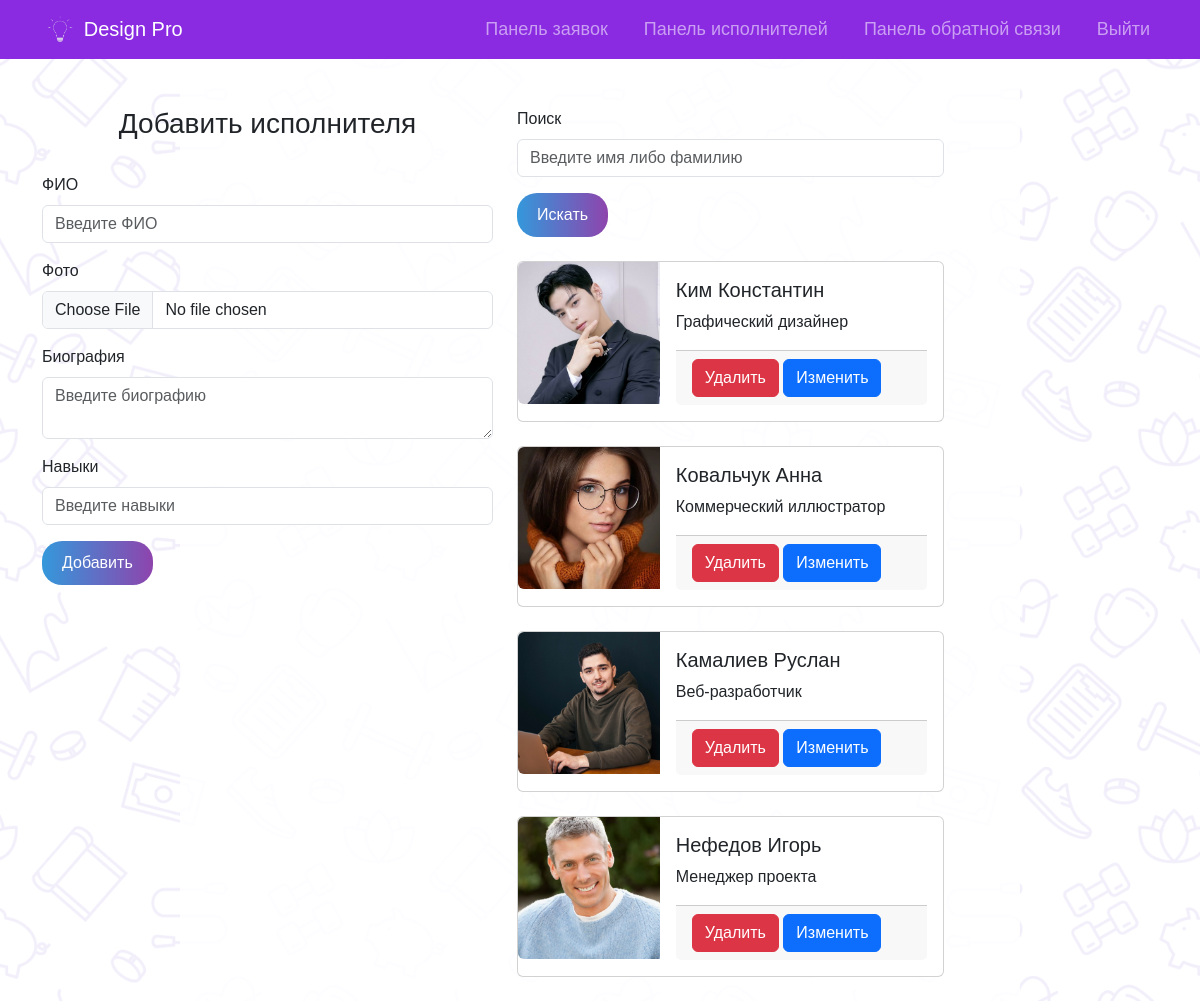
/manager/executors/, run on the app's committed database.
### web/models.py (models this page shows, shortened)
class Executor(models.Model):
    fullname = models.CharField(max_length=100)
    photo = models.FileField(upload_to='photo/')
    bio = models.TextField()
    skills = models.CharField(max_length=255)
    class Meta:
        verbose_name_plural = 'Исполнитель'

### web/views.py (the view)
# urls.py: path('manager/executors/', executors, name='executors'),
def executors(request):
    execs = Executor.objects.all()
    if 'search' in request.GET:
        search_query = request.GET.get('search')
        execs = execs.filter(Q(fullname__icontains=search_query))
    if request.method == 'POST':
        form = ExecutorForm(request.POST, request.FILES)
        if form.is_valid():
            form.save()
            return redirect('executors')
    else:
        form = ExecutorForm()
    return render(request, 'executors.html', {'execs': execs, 'form': form})

### web/forms.py
class ExecutorForm(forms.ModelForm):
    class Meta:
        model = Executor
        fields = ['fullname', 'photo', 'bio', 'skills']

### templates/executors.html (shortened to what this page needs)
{% extends 'style.html' %}
{% load static %}
{% block nav_block %}
<li class="nav-item">
  <a class="nav-link" href="{% url 'requests' %}">Панель заявок</a>
</li>
<li class="nav-item">
  <a class="nav-link" href="{% url 'executors' %}">Панель исполнителей</a>
</li>
<li class="nav-item">
  <a class="nav-link" href="{% url 'feedback' %}">Панель обратной связи</a>
</li>
<li class="nav-item">
  <a class="nav-link" href="{% url 'logout' %}">Выйти</a>
</li>
{% endblock %}
{% block content %}
<div class="container">
    <div class="row">
        <form method="post" action="{% url 'executors' %}" class="col-md-5" enctype="multipart/form-data">
            <br>
            <br>
            <h3 class="text-center">Добавить исполнителя</h3>
            <br>
            <div class="mb-3">
                <label for="id_fullname" class="form-label">ФИО</label>
                <input type="text" name="fullname" class="form-control" id="id_fullname" placeholder="Введите ФИО" required>
            </div>
            <div class="mb-3">
                <label for="id_photo" class="form-label">Фото</label>
                <input type="file" name="photo" class="form-control" id="id_photo" required>
            </div>
            <div class="mb-3">
                <label for="id_bio" class="form-label">Биография</label>
                <textarea name="bio" class="form-control" id="id_bio" placeholder="Введите биографию" required></textarea>
            </div>
            <div class="mb-3">
                <label for="id_skills" class="form-label">Навыки</label>
                <input type="text" name="skills" class="form-control" id="id_skills" placeholder="Введите навыки" required>
            </div>
            <button type="submit" class="btn-styled">Добавить</button>
            <br>
            <br>
        </form>
        <div class="col-md-7">
            <br>
            <br>
            <form method="get" action="{% url 'executors' %}" class="col-md-8">
                <div class="mb-3">
                    <label for="search" class="form-label">Поиск</label>
                    <input type="text" name="search" class="form-control" id="search" placeholder="Введите имя либо фамилию" value="{{ request.GET.search }}">
                </div>
                <button type="submit" class="btn-styled">Искать</button>
            </form>
            <br>
            {% for executor in execs %}
            <div class="col-md-8 mb-4">
              <div class="card mb-3" style="max-width: 540px;">
                <div class="row g-0">
                  <div class="col-md-4">
                    <img src="{{ executor.photo.url }}" class="img-fluid rounded-start" alt="{{ executor.fullname }}">
                  </div>
                  <div class="col-md-8">
                    <div class="card-body">
                      <h5 class="card-title">{{ executor.fullname }}</h5>
                      <p class="card-text">{{ executor.skills }}</p>
                      <div class="card-footer">
                        <a href="{% url 'delete_executor' pk=executor.pk %}" class="btn btn-danger">Удалить</a>
                        <a href="{% url 'edit_executor' pk=executor.pk %}" class="btn btn-primary">Изменить</a>
                      </div>
                    </div>
                  </div>
                </div>
              </div>
            </div>
          {% endfor %}
        </div>
    </div>
</div>
{% endblock %}

### static/css/index.css (style rules this page uses)
body, h1, h2, h3, h4, h5, h6, p, a, span, div, li, ul, ol, input, button, textarea { font-family: 'Neue Machina', sans-serif; }
.btn-styled { display: inline-block; padding: 10px 20px; border: none; border-radius: 20px; background: linear-gradient(to right, #3498db, #8e44ad); color: #ffffff; text-align: center; text-decoration: none; font-size: 16px; cursor: pointer; transition: transform 0.3s ease-in-out; }

### templates/style.html (style rules this page uses)
body { margin: 0; padding: 0; background-image: url("/static/images/bg.png"); background-size: cover; background-repeat: no-repeat; background-position: center center; }

### data on the page
Executor: photo (picture), fullname "Ким Константин", skills "Графический дизайнер"
Executor: photo (picture), fullname "Ковальчук Анна", skills "Коммерческий иллюстратор"
Executor: photo (picture), fullname "Камалиев Руслан", skills "Веб-разработчик"
Executor: photo (picture), fullname "Нефедов Игорь", skills "Менеджер проекта"
